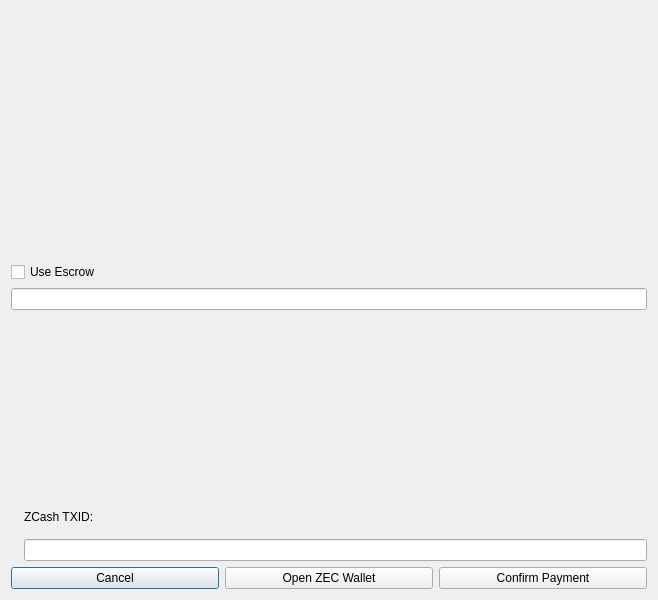
<?xml version="1.0" encoding="UTF-8"?>
<ui version="4.0">
 <class>OfferAcceptDialogZEC</class>
 <widget class="QDialog" name="OfferAcceptDialogZEC">
  <property name="geometry">
   <rect>
    <x>0</x>
    <y>0</y>
    <width>658</width>
    <height>600</height>
   </rect>
  </property>
  <property name="windowTitle">
   <string>Accept Presidentielcoin Offer</string>
  </property>
  <layout class="QGridLayout" name="gridLayout">
   <item row="1" column="0">
    <layout class="QHBoxLayout" name="horizontalLayout">
     <item>
      <widget class="QLabel" name="acceptMessage">
       <property name="font">
        <font>
         <pointsize>12</pointsize>
         <weight>50</weight>
         <bold>false</bold>
        </font>
       </property>
       <property name="cursor">
        <cursorShape>IBeamCursor</cursorShape>
       </property>
       <property name="text">
        <string/>
       </property>
       <property name="wordWrap">
        <bool>true</bool>
       </property>
       <property name="textInteractionFlags">
        <set>Qt::LinksAccessibleByMouse|Qt::TextSelectableByKeyboard|Qt::TextSelectableByMouse</set>
       </property>
      </widget>
     </item>
    </layout>
   </item>
   <item row="0" column="0">
    <widget class="QLabel" name="aboutShadeZEC">
     <property name="text">
      <string/>
     </property>
     <property name="scaledContents">
      <bool>false</bool>
     </property>
     <property name="alignment">
      <set>Qt::AlignCenter</set>
     </property>
    </widget>
   </item>
   <item row="9" column="0">
    <layout class="QHBoxLayout" name="horizontalLayout_3">
     <item>
      <widget class="QPushButton" name="cancelButton">
       <property name="text">
        <string>Cancel</string>
       </property>
      </widget>
     </item>
     <item>
      <widget class="QPushButton" name="openZecWalletButton">
       <property name="toolTip">
        <string>Open your local Bitcoin client</string>
       </property>
       <property name="text">
        <string>Open ZEC Wallet</string>
       </property>
      </widget>
     </item>
     <item>
      <widget class="QPushButton" name="confirmButton">
       <property name="toolTip">
        <string>Confirm this payment on the Bitcoin blockchain</string>
       </property>
       <property name="text">
        <string>Confirm Payment</string>
       </property>
      </widget>
     </item>
    </layout>
   </item>
   <item row="5" column="0">
    <layout class="QHBoxLayout" name="horizontalLayout_8">
     <item>
      <widget class="QLabel" name="lblQRCode">
       <property name="text">
        <string/>
       </property>
       <property name="wordWrap">
        <bool>true</bool>
       </property>
      </widget>
     </item>
     <item>
      <layout class="QVBoxLayout" name="verticalLayout">
       <item>
        <widget class="QLabel" name="zcashInstructionLabel">
         <property name="cursor">
          <cursorShape>IBeamCursor</cursorShape>
         </property>
         <property name="text">
          <string notr="true"/>
         </property>
         <property name="textFormat">
          <enum>Qt::RichText</enum>
         </property>
         <property name="wordWrap">
          <bool>true</bool>
         </property>
         <property name="textInteractionFlags">
          <set>Qt::LinksAccessibleByMouse|Qt::TextSelectableByKeyboard|Qt::TextSelectableByMouse</set>
         </property>
        </widget>
       </item>
       <item>
        <spacer name="horizontalSpacer">
         <property name="orientation">
          <enum>Qt::Horizontal</enum>
         </property>
         <property name="sizeHint" stdset="0">
          <size>
           <width>40</width>
           <height>20</height>
          </size>
         </property>
        </spacer>
       </item>
       <item>
        <widget class="QLabel" name="label">
         <property name="text">
          <string>ZCash TXID:</string>
         </property>
        </widget>
       </item>
       <item>
        <widget class="QLineEdit" name="exttxidEdit"/>
       </item>
      </layout>
     </item>
    </layout>
   </item>
   <item row="2" column="0">
    <widget class="QCheckBox" name="checkBox">
     <property name="text">
      <string>Use Escrow</string>
     </property>
    </widget>
   </item>
   <item row="3" column="0">
    <widget class="QLineEdit" name="escrowEdit"/>
   </item>
   <item row="4" column="0">
    <widget class="QLabel" name="escrowDisclaimer">
     <property name="text">
      <string/>
     </property>
     <property name="wordWrap">
      <bool>true</bool>
     </property>
     <property name="textInteractionFlags">
      <set>Qt::LinksAccessibleByMouse|Qt::TextSelectableByKeyboard|Qt::TextSelectableByMouse</set>
     </property>
    </widget>
   </item>
  </layout>
 </widget>
 <resources>
  <include location="../presidentielcoin.qrc"/>
 </resources>
 <connections/>
</ui>
